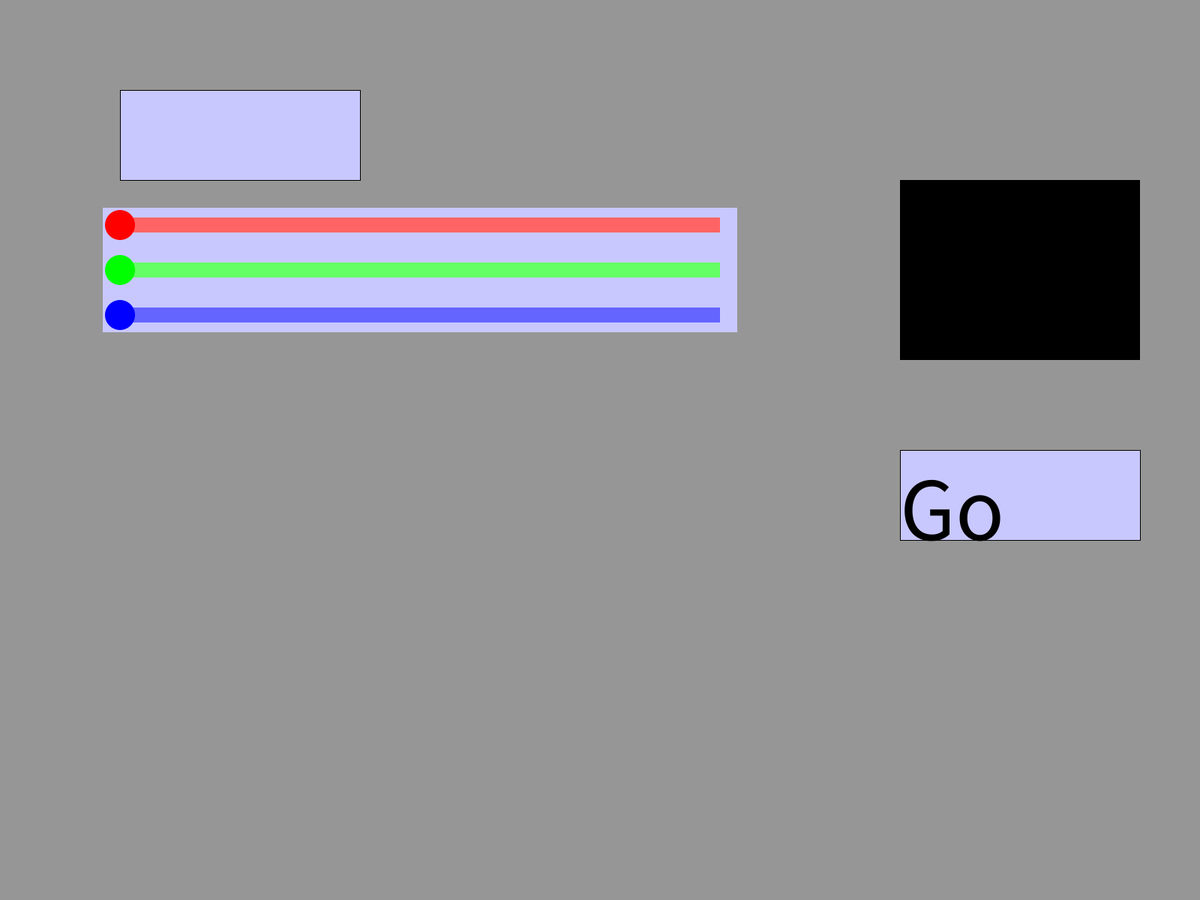
Frame 1 (no input)
Frame 60 (the mouse pressed at the canvas centre just before this capture): identical to frame 1, image omitted
Frame 120 (the mouse held since frame 60 and released just before this capture): identical to frame 1, image omitted

The Processing sketch that drew this single still picture (run headless with seeded random() and noise(); from frame 60 on, the mouse is pressed at the canvas centre):

// Processing sketch: colourSmear
// ── colourSmear.pde
//Calvin Mozola
//Color smear from top line

int pxlDensity = 0;
int[][] paintablePxl;
String deviceInput = "";
PVector[] colourVal = new PVector[3];

void setup(){
  fullScreen(2);
  //size(500,500);
  
  background(150);
  fill(200,200,255);
  rect(width/10,height/10,width/5,height/10);
  rect(width/4*3,height/2,width/5,height/10);
  textSize(height/10);
  fill(0);
  text("Go",width/4*3,height/2+height/10);
  colourVal[0] = new PVector(width/10,height/4);
  colourVal[1] = new PVector(width/10,height/4+height/20);
  colourVal[2] = new PVector(width/10,height/4+height/10);
  
  drawColourSelector();
}

void draw(){
  
  
}

void mousePressed(){
  if(inRange(mouseX, width/10, width/10+width/5) && inRange(mouseY,height/10,height/5)){
    deviceInput = "number";
    drawDensitySelector();
    println("hi");
  } else if(inRangeInclusive(mouseX,width/10,width/10+width/2) && inRangeInclusive((int)mouseY,(int)colourVal[0].y-height/120,(int)colourVal[2].y+height/60)){
    int colourChanging = (int) (3*(mouseY-(colourVal[0].y-height/120))/( (colourVal[2].y+height/60) - (colourVal[0].y-height/120) + 1 ) );
    colourVal[colourChanging].x = mouseX;
    drawColourSelector();  
  } else if(inRange(mouseX, width/4*3, width/4*3+width/5) && inRange(mouseY,height/2,height/2+height/5) && pxlDensity != 0){
    genPxlFlow();
  }
  
}

void mouseDragged(){
  if(inRangeInclusive(mouseX,width/10,width/10+width/2) && inRangeInclusive((int)mouseY,(int)colourVal[0].y-height/120,(int)colourVal[2].y+height/60)){
    int colourChanging = (int) (3*(mouseY-(colourVal[0].y-height/120))/( (colourVal[2].y+height/60) - (colourVal[0].y-height/120) + 1 ) );
    colourVal[colourChanging].x = mouseX;
    drawColourSelector();  
  } else if(mouseY> 2*height/3.0){
    int point = mouseX;
    if(mouseX>width){
      point = width;
    }
    int pxlSelected = (int)(pxlDensity*point/(float)width);
    if(pxlSelected<0){
      pxlSelected=0;
    } else if(pxlSelected == pxlDensity){
      pxlSelected--;
    }
    paintablePxl[pxlSelected][0] = (int)(255*(colourVal[0].x-width/10)/(width/2));//width/2 is barwidth
    paintablePxl[pxlSelected][1] = (int)(255*(colourVal[1].x-width/10)/(width/2));//width/2 is barwidth
    paintablePxl[pxlSelected][2] = (int)(255*(colourVal[2].x-width/10)/(width/2));//width/2 is barwidth
    drawPaintableBottomRow();
  }
  
}

void drawPaintableBottomRow(){
 if(pxlDensity>0){
   for(int i =0; i <pxlDensity;i++){
     fill(paintablePxl[i][0],paintablePxl[i][1],paintablePxl[i][2]);
     noStroke();
     rect(width/(float)pxlDensity*i , 2*height/3.0, width/(float)pxlDensity,height/3.0);
   }
 }
}

void drawDensitySelector(){
  if(deviceInput.equals("number")){
    fill(100,100,255);
  }else {  
    fill(200,200,255);
  }
  stroke(0);
  rect(width/10,height/10,width/5,height/10);
  fill(0);
  textSize(height/10);
  text(pxlDensity,width/10,height/5);
  
}

void drawColourSelector(){
  noStroke();
  int barThick = height/60;
  int barWidth = width/2;
  int boarder = (width+height)/120;
  fill(200,200,255);
  rect(width/10-boarder,colourVal[0].y-boarder,barWidth+2*boarder,colourVal[2].y-colourVal[0].y+boarder*2);
  fill(255,100,100);
  rect(width/10,colourVal[0].y-barThick/2,barWidth,barThick);
  fill(255,0,0);
  ellipse(colourVal[0].x,colourVal[0].y,barThick*2,barThick*2);
  fill(100,255,100);
  rect(width/10,colourVal[1].y-barThick/2,barWidth,barThick);
  fill(0,255,0);
  ellipse(colourVal[1].x,colourVal[1].y,barThick*2,barThick*2);
  fill(100,100,255);
  rect(width/10,colourVal[2].y-barThick/2,barWidth,barThick);
  fill(0,0,255);
  ellipse(colourVal[2].x,colourVal[2].y,barThick*2,barThick*2);
  int colour[] = new int[3];
  for(int i =0; i<3;i++){
    colour[i] = (int)(255*(colourVal[i].x-width/10)/(barWidth));
  }
  fill(colour[0],colour[1],colour[2]);
  rect(width/4*3,height/5,width/5,height/5);
}

void keyPressed(){
  if(deviceInput.equals("number")){
    boolean updata = true;
    if(inRangeInclusive(keyCode,48,57) && pxlDensity<100){
      pxlDensity = pxlDensity*10 + keyCode-48;
    } else if(inRangeInclusive(keyCode,96,105) && pxlDensity<100){
      pxlDensity = pxlDensity*10 + keyCode-96;
    }else if(keyCode==8 || keyCode ==127){
      pxlDensity /= 10;
    } else {
      updata = false;
    }
    if(updata){
      drawDensitySelector();
      paintablePxl = new int[pxlDensity][3];
      for(int i = 0; i<pxlDensity;i++){
        paintablePxl[i][0] = 0;
        paintablePxl[i][1] = 0;
        paintablePxl[i][2] = 0;
      }
      drawPaintableBottomRow();
    }
  }
}

boolean inRange(float inQuestion, float min, float max){
  if(inQuestion > min && inQuestion < max){
    return true;
  }
  return false;
  
}


boolean inRangeInclusive(int inQuestion, int min, int max){
  if(inQuestion >= min && inQuestion <= max){
    return true;
  }
  return false;
}


void genPxlFlow(){  
  float heightShrink =5;
  float pxlWid = width/(float)pxlDensity;
  float pxlHei = heightShrink*height/((float)pxlDensity);
  for(int row=0; row < pxlDensity/heightShrink; row++){
    for(int pxl=0; pxl<pxlDensity; pxl++){
      //fillPxlColour(pxl,row);
      PVector tempCol = fillPxlColourAndReturn(pxl,row);
      stroke(tempCol.x,tempCol.y,tempCol.z);
      strokeWeight(1);
      rect(pxlWid*pxl,pxlHei*row,pxlWid,pxlHei);
    }
  }
  
}

void fillPxlColour(int x, int y){
  PVector ran = getTopRange(x,y);
  PVector col = averageColour(ran);
  fill(col.x,col.y,col.z);
}
PVector fillPxlColourAndReturn(int x, int y){
  PVector ran = getTopRange(x,y);
  PVector col = averageColour(ran);
  fill(col.x,col.y,col.z);
  return new PVector(col.x,col.y,col.z);
}

PVector averageColour(PVector range){
  PVector sumColour = new PVector(0,0,0);
  for(int i = (int)range.x; i<=range.y; i++){
    sumColour.x +=paintablePxl[i][0];
    sumColour.y +=paintablePxl[i][1];
    sumColour.z +=paintablePxl[i][2];
  }
  sumColour.div(range.y-range.x);
  return sumColour;
}

PVector getTopRange(int x,int y){
  int lowest = x-y;
  int highest = x+y;
  if(lowest<0){
    lowest =0;
  }
  if(highest>=pxlDensity){
    highest= pxlDensity-1;
  }
  return new PVector(lowest,highest);
}
